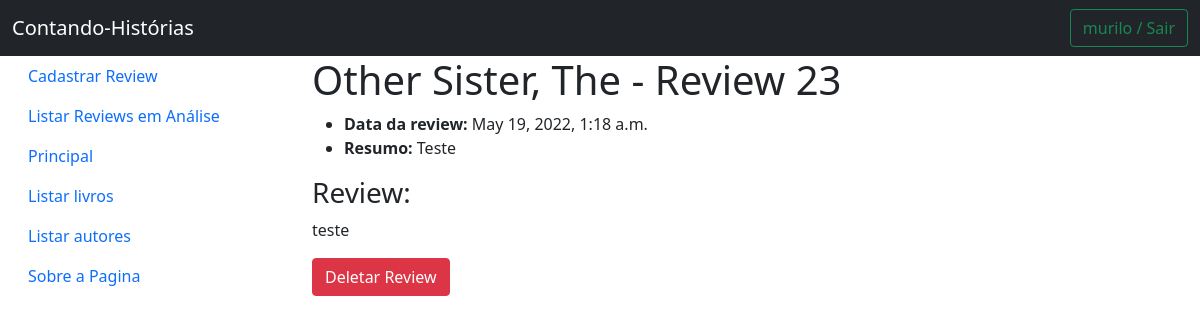
Page /catalago/review/23 (signed in) on the committed database.
### catalago/models.py (models this page shows, shortened)
class Review(models.Model):
    data_review = models.DateTimeField(auto_now_add=True)
    resumo = models.CharField(max_length=200, help_text="Headline da review")
    review = models.TextField(max_length=2000, help_text="Conteúdo da review")
    livro = models.ForeignKey(Livro,
                              help_text="Autor do livro",
                              on_delete=models.CASCADE)
    revisor = models.ForeignKey(User,
                                help_text="Usuário que criou a review",
                                related_name="user_revisor",
                                null=True,
                                on_delete=models.CASCADE)
    avaliador = models.ForeignKey(User,
                                  help_text="Usuário que avaliou esta review",
                                  related_name="user_avaliador",
                                  null=True,
                                  on_delete=models.SET_NULL)
    class Meta:
        permissions = (("pode_avaliar_review", "Pode avaliar uma review cadastrada"),)
    class ReviewStatus(models.TextChoices):
        EM_ANALISE = 'e', "Em análise"
        REPROVADA = 'r', "Reprovada"
        APROVADA = 'a', "Aprovada"
    status = models.CharField(max_length=1,
                              help_text="Status do review",
                              default=ReviewStatus.EM_ANALISE,
                              choices=ReviewStatus.choices)

class Livro(models.Model):
    titulo = models.CharField(max_length=200, help_text="Titulo do livro")
    sumario = models.TextField(max_length=2000, help_text="Sumario do livro")
    edicao = models.CharField(max_length=20, help_text="Titulo do livro")
    isbn = models.CharField(verbose_name="ISBN",
                            max_length=13,
                            help_text="ISBN do livro",
                            unique=True)
    idioma = models.ForeignKey(Idioma,
                               help_text="Idioma do livro",
                               on_delete=models.SET_NULL,
                               null=True)
    autor = models.ForeignKey(Autor,
                              help_text="Autor do livro",
                              on_delete=models.CASCADE,
                              null=True)
    generos = models.ManyToManyField(Genero)

### catalago/views.py (the view)
# urls.py: path('review/<int:pk>', views.ReviewDetailView.as_view(), name='review_detail'),
class ReviewDetailView(LoginRequiredMixin, generic.DetailView):
  model = Review
  paginate_by = 5

### catalago/templates/catalago/review_detail.html
{% extends 'base.html' %}
{% block conteudo %}
<h1>{{ review.livro.titulo }} - Review {{ review.id }} </h1>
<ul>
  <li><strong>Data da review: </strong> {{ review.data_review}}</li>
  <li><strong>Resumo: </strong> {{ review.resumo}}</li>
</ul>
<h3>Review:</h3>
<p>
  {{ review.review}}
</p>
{% if perms.delete_review %}
<p>
  <a class="btn btn-danger" href="{% url 'review_delete' review.id %}">Deletar Review</a>
</p>
{% endif %}
{% endblock %}

### catalago/templates/base.html (shortened to what this page needs)
<!doctype html>
<html>
<head>
    <link href="https://cdn.jsdelivr.net/npm/bootstrap@5.0.2/dist/css/bootstrap.min.css" rel="stylesheet"
>
</head>
<body>
  <header>
    <nav class="navbar navbar-expand-lg navbar-dark bg-dark">
        <div class="container-fluid">
            <span class="navbar-brand">Contando-Histórias</span>
            {% if user.is_authenticated %}
              <span class="navbar-item">
                  <a href="{% url 'logout' %}" class="btn btn-outline-success">{{ user.get_username }} / Sair</a>
              </span>
            {% else %}
              <a href="{% url 'login' %}" class="btn btn-outline-success">Entrar</a>
            {% endif %}
        </div>
    </nav>
  </header>
  <main class="container-fluid">
    <div class="row">
      <div class="col-3">
        {% block menu %}
        <ul class="nav flex-column">
          {% if user.is_authenticated %}
            <li class="nav-item"><a href="{% url 'review_create' %}" class="nav-link">Cadastrar Review</a></li>
          {% endif %}
          {% if user.is_authenticated and perms.catalogo.pode_avaliar_review %}
            <li class="nav-item"><a href="{% url 'review_list' %}" class="nav-link">Listar Reviews em Análise</a></li>
          {% endif %}
            <li class="nav-item"><a href="{% url 'index' %}" class="nav-link">Principal</a></li>
            <li class="nav-item"><a href="{% url 'livro_list' %}" class="nav-link">Listar livros</a></li>
            <li class="nav-item"><a href="" class="nav-link">Listar autores</a></li>
            <li class="nav-item"><a href="{% url 'sobre' %}" class="nav-link">Sobre a Pagina</a></li>
        </ul>
        {% endblock %}
      </div>
      <div class="col-9">
        {% block conteudo %}
        {% endblock %}
      </div>
    </div>
  </main>
</body>
</html>

### rows in the picture
Review: livro.titulo "Other Sister, The", id "23", data_review "May 19, 2022, 1:18 a.m.", resumo "Teste", review "teste"

### other values in the picture
{{ user.get_username }} "murilo"
